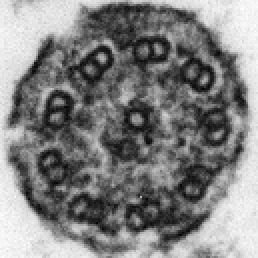
#> input picture reference_example.png, 129 x 129 px, found by its file name (shown 2 times larger)
$ jupyter execute --allow-errors image_registration.ipynb   (shell and % lines are left out)
#> lines starting #> are read from the running program, lines starting #| are printed output that depends on the picture
<a href="https://colab.research.google.com/github/mujehoxe/image-registration/blob/main/image_registration.ipynb" target="_parent"></a>

# Single-modality

[cell 1]
import cv2
import numpy as np
from matplotlib import pyplot as plt

[cell 2]
# Source Des Images
# https://commons.wikimedia.org/wiki/File:Bronchiolar_area_cilia_cross-sections_1.jpg
# https://upload.wikimedia.org/wikipedia/commons/a/a8/Bronchiolar_area_cilia_cross-sections_1.jpg

reference = cv2.imread('drive/MyDrive/Colab Notebooks/reference_example.png',
                       cv2.IMREAD_GRAYSCALE)
#> reference is the input picture: shape (129, 129); min 1, max 255, mean 129.1
target = cv2.imread('drive/MyDrive/Colab Notebooks/target_example.png',
                    cv2.IMREAD_GRAYSCALE)
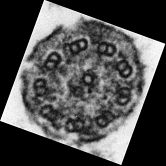
#> input picture target_example.png, 166 x 166 px, found by its file name
#> target is the input picture: shape (166, 166); min 0, max 255, mean 78.1

plt.subplot(121), plt.imshow(reference, cmap='gray'), plt.title('Refrence Image')
plt.subplot(122), plt.imshow(target, cmap='gray'), plt.title('Target Image')
plt.show()
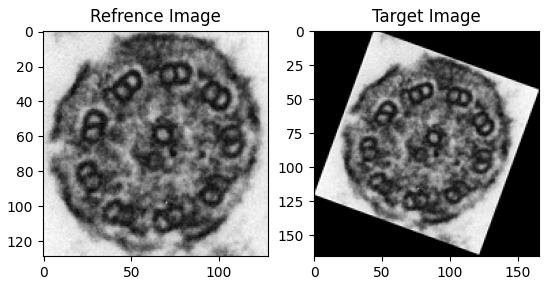
#> figure drawn by matplotlib, 2 panels

[cell 3]
# Oriented FAST and Rotated BRIEF
orb = cv2.ORB_create()

target_keypoints, target_descriptors = orb.detectAndCompute(target, None)
#> target_keypoints = 354 keypoints; strongest (x, y, size): (81, 43, 31), (84, 39, 31), (83, 38, 37.2), (82, 45, 31)
reference_keypoints, reference_descriptors = orb.detectAndCompute(reference, None)
#> reference_keypoints = 254 keypoints; strongest (x, y, size): (70, 60, 37.2), (66, 59, 31), (68, 57, 31), (91, 71, 31)

[cell 4]
bf = cv2.BFMatcher(cv2.NORM_HAMMING, crossCheck=True)

matches = bf.match(target_descriptors, reference_descriptors)
#> matches = 107 matches

matches = sorted(matches, key=lambda x: x.distance)

[cell 5]
img_matches = cv2.drawMatches(reference,
                              reference_keypoints,
                              target,
                              target_keypoints,
                              matches[:10],
                              None,
                              flags=cv2.DrawMatchesFlags_NOT_DRAW_SINGLE_POINTS)
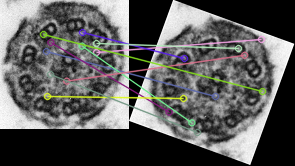
#> img_matches: shape (166, 295, 3); mean of channels 0, 1, 2 89.7, 90.8, 90.7; drawn as B, G, R
plt.imshow(img_matches)
plt.show()

[cell 6]
points1 = np.float32([target_keypoints[match.queryIdx].pt for match in matches])\
          .reshape(-1,1,2)
#> points1 = 107 rows, first 8: [117, 71], [55, 106], [69.6, 93.6], [105, 97], [104.4, 97.2], [67.68, 82.08], [86, 96], [68, 63]
points2 = np.float32([reference_keypoints[match.trainIdx].pt for match in matches])\
          .reshape(-1,1,2)
#> points2 = 107 rows, first 8: [93, 42], [47, 96], [56.4, 80.4], [91, 71], [91.2, 70.8], [50.4, 69.12], [72, 76], [44, 51]

homography, mask = cv2.findHomography(points1, points2, cv2.RANSAC, 5.0)
#> homography = [[0.997, 0.359, -45.01], [-0.349, 0.975, 15.4], [0.000361, 5.64e-05, 1]]; mask = 107 values, max 1 at index 0, min 0 at index 64, mean 0.692

[cell 7]
h2, w2 = reference.shape[:2]
#> h2 = 129; w2 = 129
h1, w1 = target.shape[:2]
#> h1 = 166; w1 = 166

dsize = (w1 + w2, max(h1, h2))
#> dsize = (295, 166)

result_image = cv2.warpPerspective(target, homography, dsize)

result_image[0:h2, w1:w1 + w2] = reference
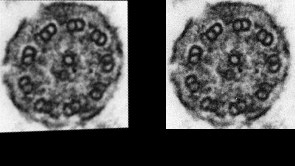
#> result_image: shape (166, 295); min 0, max 255, mean 87.3

plt.imshow(cv2.cvtColor(result_image, cv2.COLOR_BGR2RGB))
plt.show()

# Cross-modality

[cell 8]
target = cv2.imread('drive/MyDrive/Colab Notebooks/mri_rotated_removed_dots.jpg', cv2.IMREAD_GRAYSCALE)
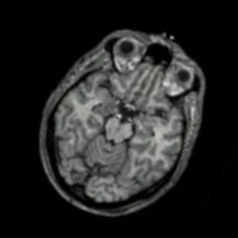
#> input picture mri_rotated_removed_dots.jpg, 238 x 238 px, found by its file name
#> target: shape (238, 238); min 0, max 214, mean 36.6
reference = cv2.imread('drive/MyDrive/Colab Notebooks/ct.jpg', cv2.IMREAD_GRAYSCALE)
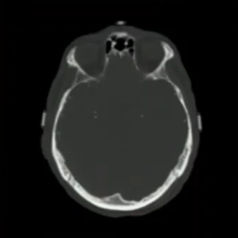
#> input picture ct.jpg, 238 x 238 px, found by its file name
#> reference: shape (238, 238); min 0, max 246, mean 28.1

plt.subplot(122), plt.imshow(reference, cmap='gray'), plt.title('Refrence Image')
plt.subplot(121), plt.imshow(target, cmap='gray'), plt.title('Target Image')
plt.show()

[cell 9]
# Oriented FAST and Rotated BRIEF
orb = cv2.ORB_create()

target_keypoints, target_descriptors = orb.detectAndCompute(target, None)
#> target_keypoints = 456 keypoints; strongest (x, y, size): (171, 37, 31), (120, 116, 31), (171, 94, 44.6), (172, 93, 64.3)
reference_keypoints, reference_descriptors = orb.detectAndCompute(reference, None)
#> reference_keypoints = 300 keypoints; strongest (x, y, size): (114, 43, 31), (113, 43, 37.2), (115, 46, 44.6), (171, 54, 53.6)

[cell 10]
bf = cv2.BFMatcher(cv2.NORM_HAMMING, crossCheck=True)

matches = bf.match(target_descriptors, reference_descriptors)
#> matches = 69 matches

matches = sorted(matches, key=lambda x: x.distance)

[cell 11]
img_matches = cv2.drawMatches(target,
                              target_keypoints,
                              reference,
                              reference_keypoints,
                              matches[:10],
                              None,
                              flags=cv2.DrawMatchesFlags_NOT_DRAW_SINGLE_POINTS)
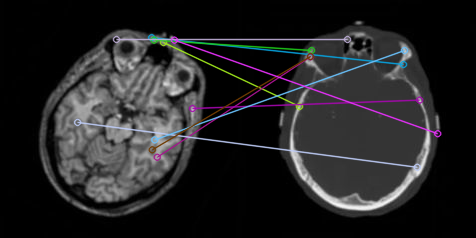
#> img_matches: shape (238, 476, 3); mean of channels 0, 1, 2 36.1, 34.8, 35.2; drawn as B, G, R
plt.imshow(img_matches)
plt.show()

[cell 12]
points1 = np.float32([target_keypoints[match.queryIdx].pt for match in matches]).reshape(-1,1,2)
#> points1 = 69 rows, first 8: [151.2, 37.2], [163, 42], [153.6, 39.6], [156.8, 156.8], [192, 108], [77.14, 121.9], [154.3, 139.3], [151.8, 149.3]
points2 = np.float32([reference_keypoints[match.trainIdx].pt for match in matches]).reshape(-1,1,2)
#> points2 = 69 rows, first 8: [165, 64], [61, 106], [73, 50], [72, 56.4], [181.2, 99.6], [178.8, 166.8], [166, 50], [72, 56]

homography, mask = cv2.findHomography(points1, points2, cv2.RANSAC, 5.0)
#> homography = [[-1.02, 0.798, 158.2], [-0.257, 0.264, 42.41], [-0.00707, 0.00734, 1]]; mask = 69 values, max 1 at index 0, min 0 at index 1, mean 0.145

[cell 13]
h1, w1 = target.shape[:2]
#> h1 = 238; w1 = 238
h2, w2 = reference.shape[:2]
#> h2 = 238; w2 = 238

dsize = (w1 + w2, max(h1, h2))
#> dsize = (476, 238)

result_image = cv2.warpPerspective(target, homography, dsize)
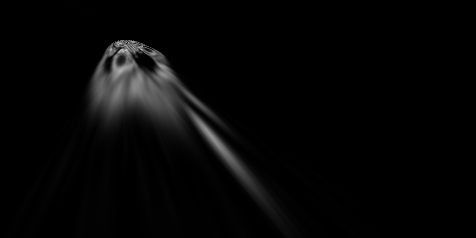
#> result_image: shape (238, 476); min 0, max 205, mean 6

result_image[0:h2, w1:w1 + w2] = reference
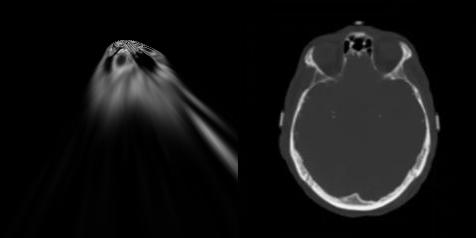
#> result_image: shape (238, 476); min 0, max 246, mean 19.7

plt.imshow(cv2.cvtColor(result_image, cv2.COLOR_BGR2RGB))
plt.show()

Clearly not working

[cell 14]
import SimpleITK as sitk

#> (a cell that did not finish here is left out)

#> (a cell that did not finish here is left out)

[cell 17]
mi_values = []

def plot_mi(registration_method):
    mi_values.append(registration_method.GetMetricValue())

#> (the rest of this cell did not finish here and is left out)

#> (a cell that did not finish here is left out)

#> (a cell that did not finish here is left out)

#> (a cell that did not finish here is left out)

#> (a cell that did not finish here is left out)

#> (a cell that did not finish here is left out)

#> (a cell that did not finish here is left out)

#> (a cell that did not finish here is left out)

[cell 25]
plt.figure()
plt.plot(mi_values)
plt.title('Mutual Information Over Iterations')
plt.xlabel('Iteration')
plt.ylabel('Mutual Information')
plt.grid(True)
plt.show()
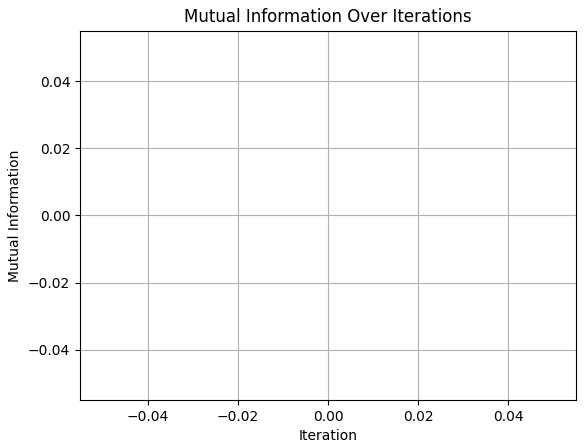
#> figure drawn by matplotlib, 1 panel
